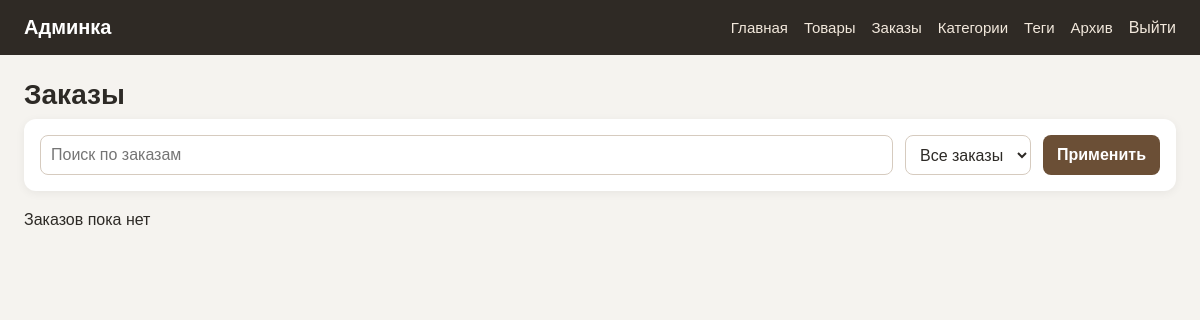
The page /admin/orders (signed in) on the database as committed earlier.
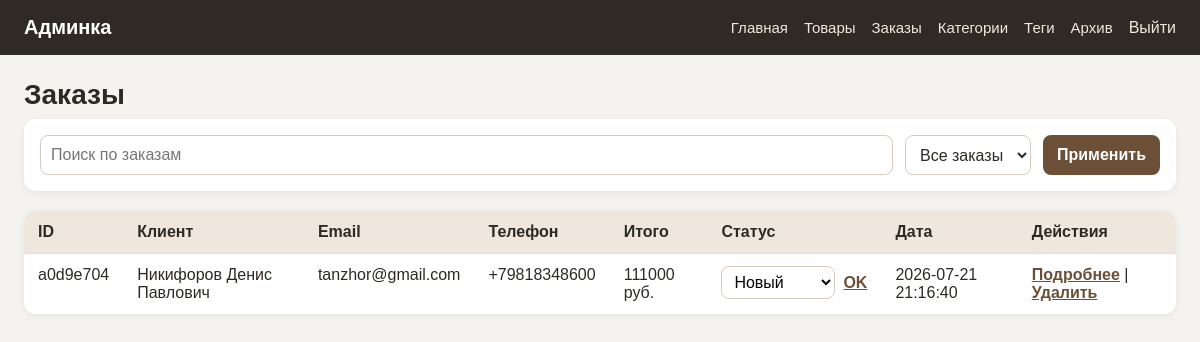
The same page on the database as committed later.
### tables this page shows
CREATE TABLE orders (
                 id TEXT PRIMARY KEY,
                 customer_name TEXT NOT NULL,
                 customer_email TEXT NOT NULL,
                 customer_phone TEXT,
                 customer_address TEXT,
                 total INTEGER NOT NULL,
                 status TEXT NOT NULL DEFAULT 'new',
                 created_at TIMESTAMP DEFAULT CURRENT_TIMESTAMP
                 );

### routes/admin/orders.py (the view)
@admin_bp.route("/admin/orders")
def admin_orders():
    search_query = request.args.get('q', '').strip()
    status = request.args.get('status', '')
    orders = get_all_orders(search_query, status)
    return render_template("admin/orders.html",
                           orders=orders,
                           order_statuses=ORDER_STATUSES,
                           search_query=search_query,
                           current_status=status)

### app.py (called while the page is built, shortened)
@app.before_request
def protect_from_csrf():
    if request.method != "POST":
        return

@app.context_processor
def inject_cart_count():
    return {"cart_count": get_cart_count(session)}

@app.context_processor
def inject_csrf_token():
    return {"csrf_token": get_csrf_token}

### database/connection.py (called while the page is built)
def get_db_connection():
    conn = sqlite3.connect(DB_PATH)
    conn.execute("PRAGMA foreign_keys = ON")
    conn.row_factory = sqlite3.Row
    return conn

### routes/admin/auth.py (called while the page is built)
@admin_bp.before_request
def require_admin_login():
    allowed_endpoints = {
        'admin.login'
    }
    if request.endpoint in allowed_endpoints:
        return
    if session.get('is_admin'):
        return
    flash('Сначала войдите в админку', 'error')
    return redirect(url_for('admin.login'))

### services/cart_service.py (called while the page is built)
def get_cart(session):
    return session.get("cart", {})

def get_cart_count(session):
    cart = get_cart(session)
    return sum(cart.values())

### services/csrf_service.py (called while the page is built)
def get_csrf_token():
    if "csrf_token" not in session:
        session["csrf_token"] = secrets.token_urlsafe(32)
    return session["csrf_token"]

### templates/admin/orders.html (shortened to what this page needs)
{% extends 'admin/base.html' %}
{% block content %}
<h1 class="admin-page-title">Заказы</h1>
<form action="" method="get" class="admin-filters">
    <input type="text" name="q" value="{{ search_query}}" placeholder="Поиск по заказам" class="admin-search-input">
    <select name="status" class="admin-status-filter">
        <option value="">Все заказы</option>
    </select>
    <button type="submit">Применить</button>
</form>
{% if orders %}
    <div class="admin-table-wrapper">
        <table class="admin-table">
            <tr>
                <th>ID</th>
                <th>Клиент</th>
                <th>Email</th>
                <th>Телефон</th>
                <th>Итого</th>
                <th>Статус</th>
                <th>Дата</th>
                <th>Действия</th>
            </tr>
            {% for order in orders %}
            <tr>
                <td>{{ order.id[:8] }}</td>
                <td>{{ order.customer_name }}</td>
                <td>{{ order.customer_email }}</td>
                <td>{{ order.customer_phone if order.customer_phone else '—' }}</td>
                <td>{{ order.total }} руб.</td>
                <td>
                    <form action="{{ url_for('admin.update_order_status_route', order_id=order.id) }}"
                        method="post"
                        class="admin-status-form">
                        <select name="status" class="admin-status-select">
                            {% for eng_status, rus_status in order_statuses.items() %}
                                <option value="{{ eng_status }}"
                                    {% if order.status == eng_status %}selected{% endif %}>
                                    {{ rus_status }}
                                </option>
                            {% endfor %}
                        </select>
                        <button type="submit" class="admin-link-button">OK</button>
                    </form>
                </td>
                <td>{{ order.created_at }}</td>
                <td>
                    <a href="{{ url_for('admin.order_details', order_id=order.id) }}">Подробнее</a>
                    |
                    <form action="{{url_for('admin.delete_order_route', order_id=order.id)}}" method="post" class="admin-inline-form" onsubmit="return confirm('Удалить заказ?')">
                        <button type="submit" class="admin-link-button">Удалить</button>
                    </form>
                </td>
            </tr>
            {% endfor %}
        </table>
    </div>
{% else %}
    <p class="empty-message">
        {% if search_query or current_status %}
            По выбранным фильтрам заказов не найдено
        {% else %}
            Заказов пока нет
        {% endif %}
    </p>
{% endif %}
{% endblock %}

Rows that differ between the two databases and show on the page:
added orders: id "a0d9e704", customer_name "Никифоров Денис Павлович", customer_email "tanzhor@gmail.com", customer_phone "+79818348600", total "111000", status "Новый", created_at "2026-07-21 21:16:40"
Other text that changed with them:
text no longer shown: "Заказов пока нет"
text now shown: "ID Клиент Email Телефон Итого Статус Дата Действия"
